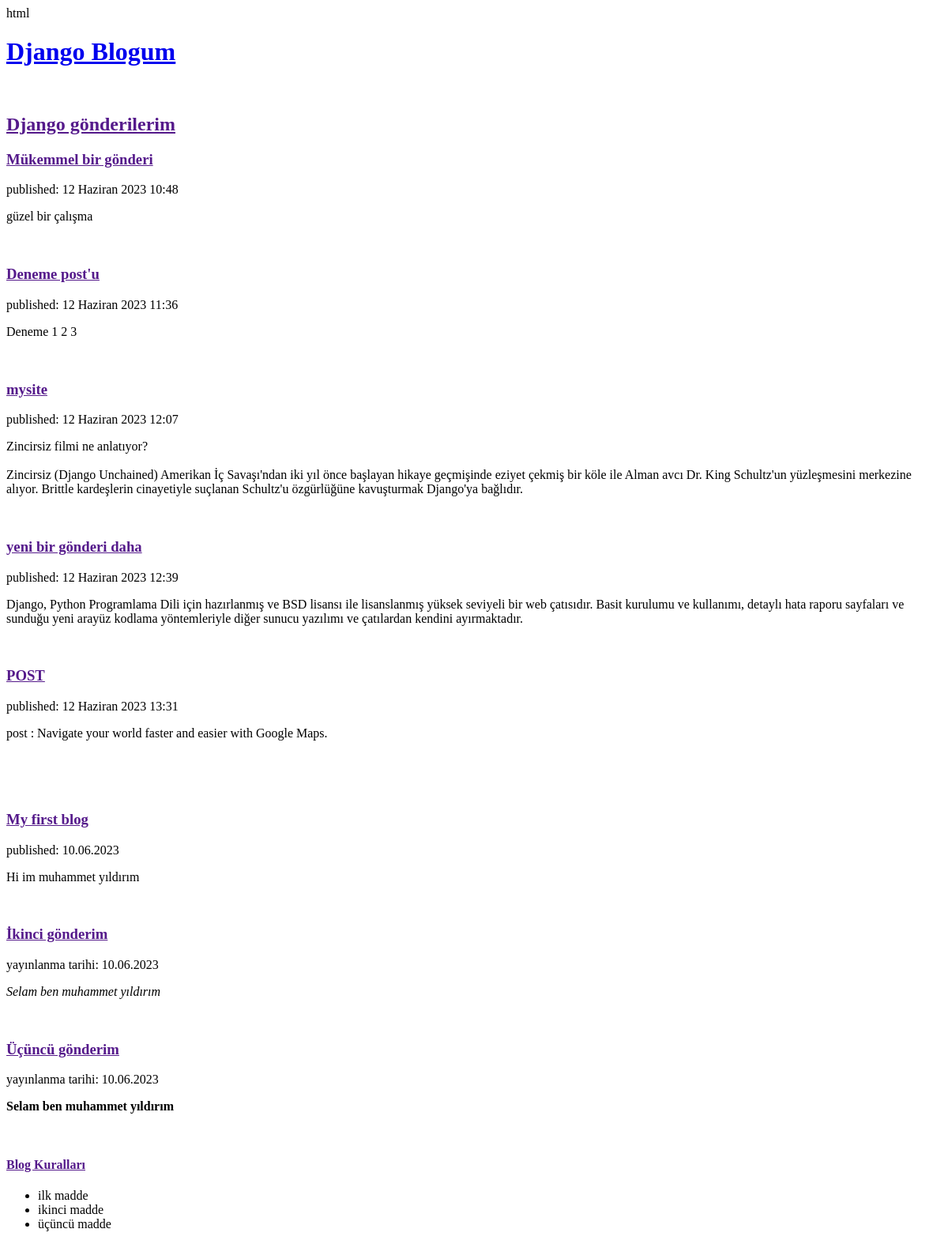
Before: / with the older database file.
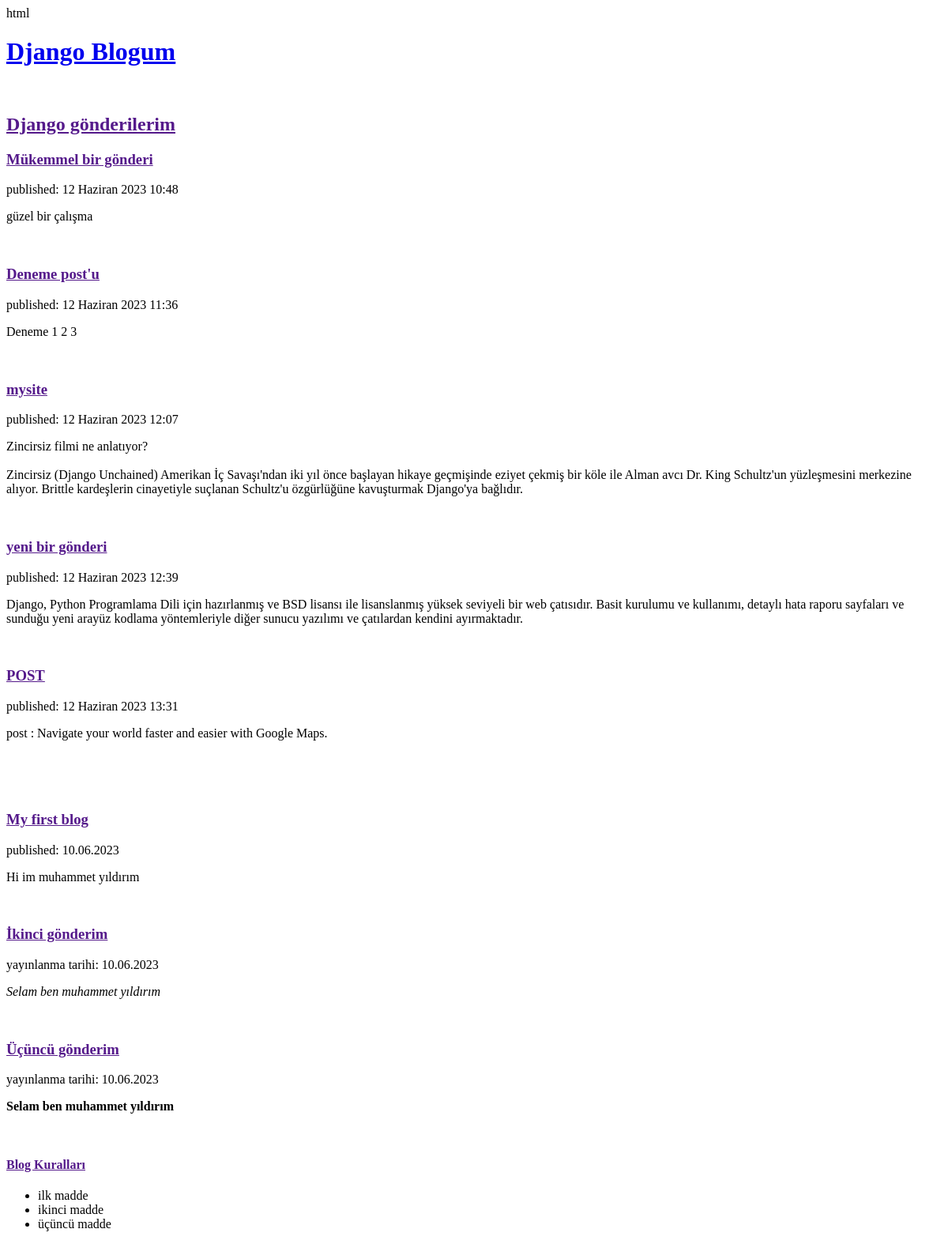
After: the same page with the newer database file.
### blog/models.py (models this page shows, shortened)
class Post(models.Model):
    author = models.ForeignKey(settings.AUTH_USER_MODEL, on_delete=models.CASCADE)
    title = models.CharField(max_length=200)
    text = models.TextField()
    created_date = models.DateTimeField(
            default=timezone.now)
    published_date = models.DateTimeField(
            blank=True, null=True)

### blog/views.py (the view)
# urls.py: path('', views.post_list, name='post_list'),
def post_list(request):
    posts = Post.objects.filter(published_date__lte=timezone.now()).order_by('published_date')
    return render(request, 'blog/post_list.html', {'posts':posts})

### blog/templates/blog/post_list.html (shortened to what this page needs)
<html>
    <head>
    </head>
    <body>
        <div>
            <h1><a href="/">Django Blogum</a></h1>
            <br>
        </div>
        <h2><a href="">Django gönderilerim</a></h2>
        {% for post in posts %}
            <div>
                <h3><a href="">{{ post.title }}</a></h3>
                <p>published: {{ post.published_date }}</p>
                <p>{{ post.text|linebreaksbr }}</p>
                <br>
            </div>
        {% endfor %}
        <div>
            <br>
            <br>
            <h3><a href="">My first blog</a></h3>
            <p>published: 10.06.2023</p>
            <p>Hi im muhammet yıldırım</p>
            <br>
        </div>
        <div>
            <h3><a href="">İkinci gönderim</a></h3>
            <p>yayınlanma tarihi: 10.06.2023</p>
            <p><em>Selam ben muhammet yıldırım</em></p>
            <br>
        </div>
        <div>
            <h3><a href="">Üçüncü gönderim</a></h3>
            <p>yayınlanma tarihi: 10.06.2023</p>
            <p><strong>Selam ben muhammet yıldırım</strong></p>
            <br>
        </div>
        <div>
            <h4><a href="">Blog Kuralları</a></h4>
            <ul><li>ilk madde</li><li>ikinci madde</li><li>üçüncü madde</li></ul>
        </div>
    </body>
</html>

Changed rows visible on the page:
changed Post: title "yeni bir gönderi daha" → "yeni bir gönderi"
